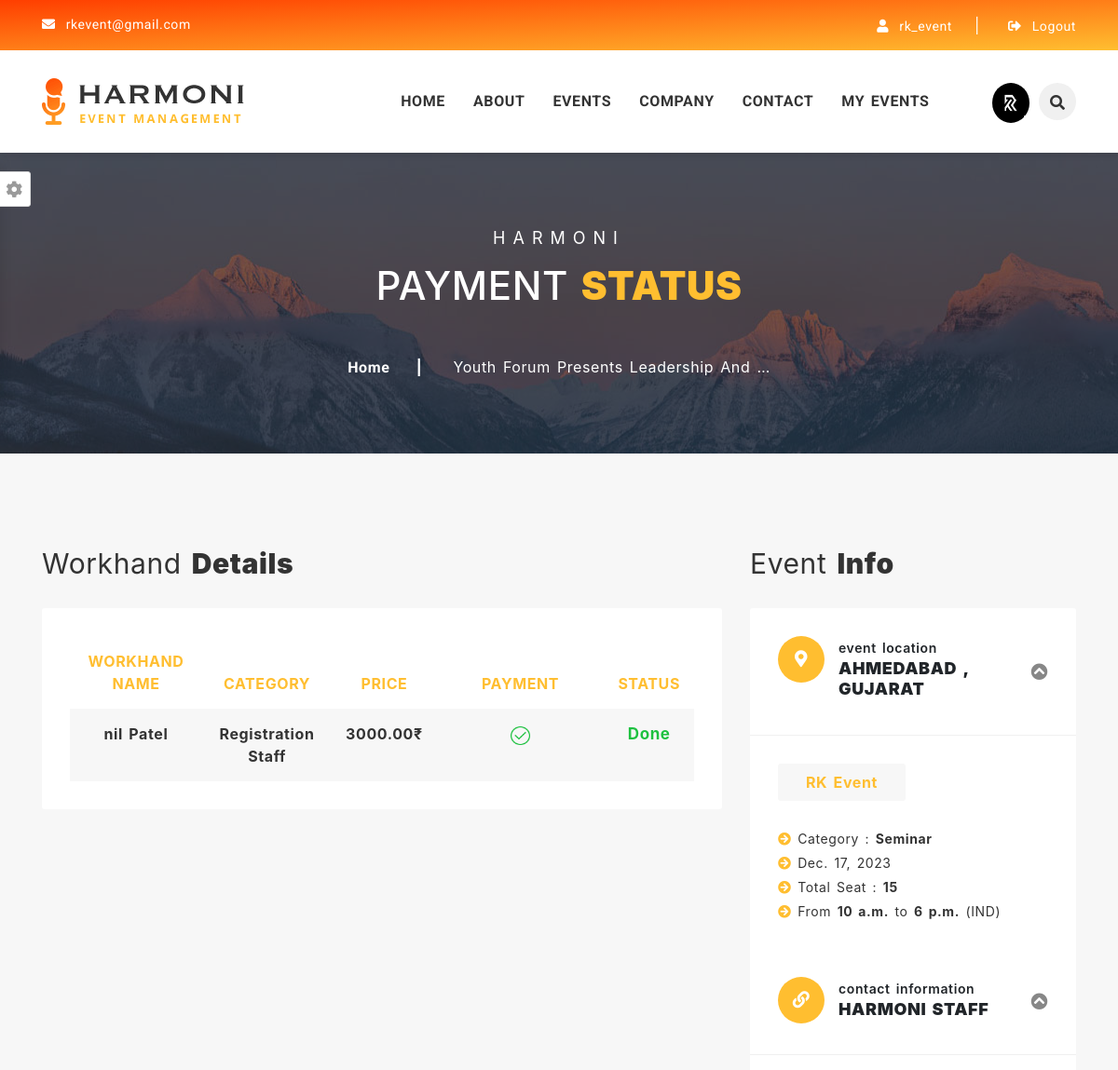
Before: /payment/youth-forum-presents-leadership-and-team-building-seminar (signed in, upper part) with the older database file.
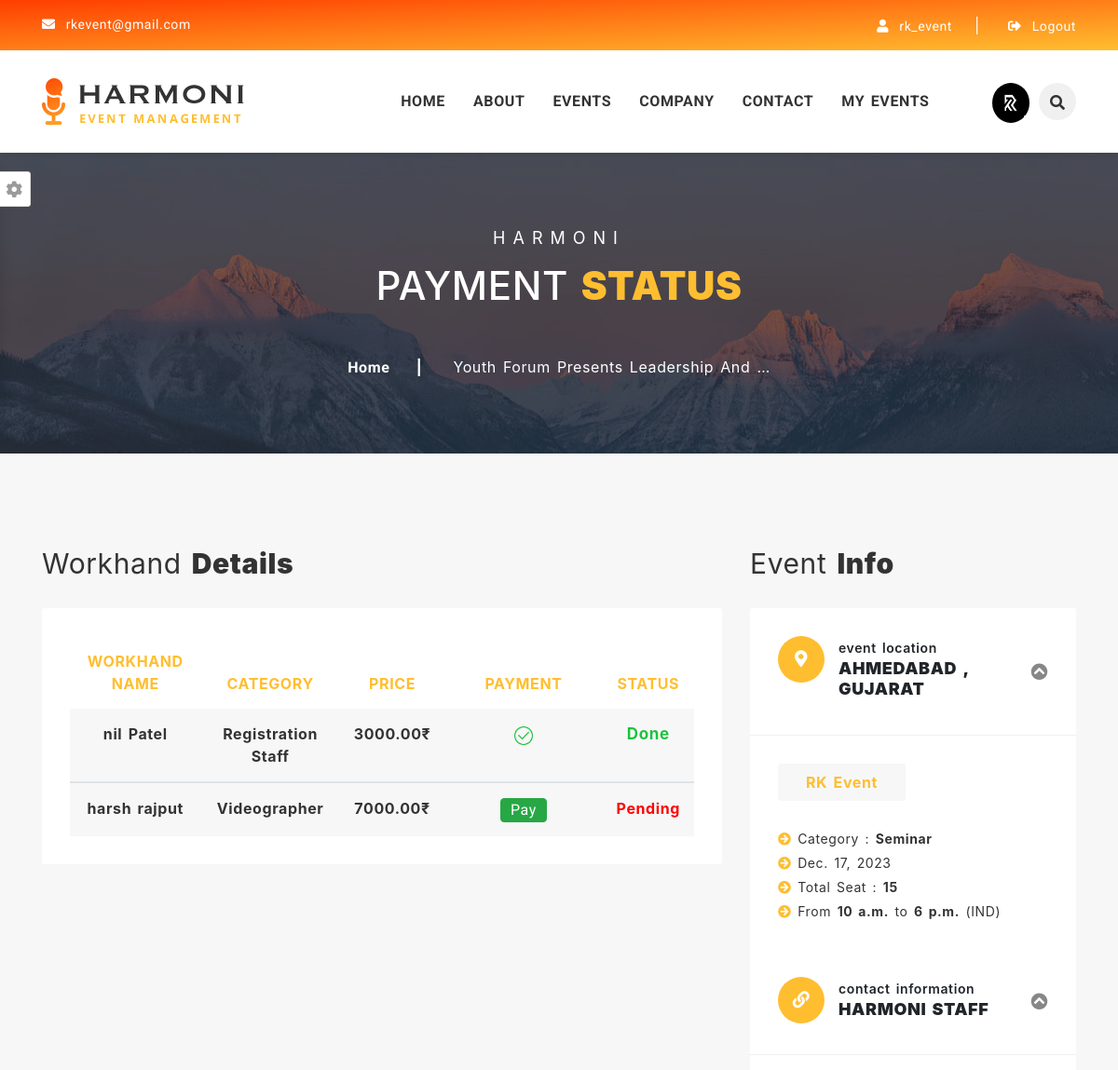
After: the same page with the newer database file.
### event_data/models.py (models this page shows, shortened)
class Event_Registrations(models.Model):
    registration_date = models.DateField(default=datetime.now)
    event_workhand_id = models.ForeignKey('Event_workhand' , on_delete=models.CASCADE , default=None)
    workhand_id = models.ForeignKey('Workhand',on_delete=models.CASCADE)
    registration_status = models.BooleanField(default=False)
    event_id = models.ForeignKey('Event' , on_delete=models.CASCADE)
    company_id = models.ForeignKey('Company' , on_delete=models.CASCADE)
    payment_status = models.BooleanField(default=False)
    payment_date = models.DateField(default=datetime.now)

class Workhand(models.Model):
    first_name = models.CharField(max_length=255)
    last_name = models.CharField(max_length=255)
    email = models.EmailField()
    contact_number = models.CharField(max_length=12)
    street_address = models.CharField(max_length=200)
    city_id = models.ForeignKey('City', on_delete=models.CASCADE)
    state_id = models.ForeignKey('State' , on_delete=models.CASCADE)
    profilePic_path = models.ImageField(default = 'default.jpg' , upload_to = 'workhand_img/')
    Workhand_category_id = models.ForeignKey('Workhand_category' , on_delete=models.CASCADE)
    User_id = models.ForeignKey('auth.User',  on_delete=models.CASCADE)
    def __str__(self):
        return f"{self.first_name} {self.last_name}"

class Event_workhand(models.Model):
    Workhand_category_id = models.ForeignKey('Workhand_category' , on_delete=models.CASCADE)
    number_of_workhand = models.IntegerField(default=11)
    price = models.DecimalField(max_digits=10, decimal_places=2 , default = None)
    event_id = models.ForeignKey('Event' , on_delete=models.CASCADE)
    def __str__(self):
        return self.Workhand_category_id.workhand_category_name

class Workhand_category(models.Model):
    workhand_category_name = models.CharField(max_length=50)

### company/views.py (the view)
# urls.py: path("payment/<slug>",views.payment , name="payment"),
@login_required(login_url="/accounts/login/")
@user_passes_test(lambda u: u.is_staff, login_url='/404-error/')
def payment(request,slug):
    event = Event.objects.get(slug=slug)
    Registered_workhand = Event_Registrations.objects.filter(event_id=event , registration_status=True)
    total_price = 0
    for i in Registered_workhand:
        total_price += i.event_workhand_id.price
    context = {
        'event' : event,
        'workhands' : Registered_workhand,
        'total_price' : total_price,
    }
    return render(request,'vendor/payment.html',context)

### event_data/models.py (called while the page is built)
    def __str__(self):
        return self.name

    def __str__(self):
        return self.city_name

    def __str__(self):
        return self.state_name

    def __str__(self):
        return self.Event_subcategory_name

### templates/vendor/payment.html (shortened to what the changed rows need)
{% extends 'user/base.html' %}
{% load static %}
{% block content %}
		<section id="breadcrumb-section" class="breadcrumb-section clearfix">
			<div class="jarallax" style="background-image: url({% static 'assets/images/breadcrumb/0.breadcrumb-bg.jpg' %});">
				<div class="overlay-black">
					<div class="container">
						<div class="row justify-content-center">
							<div class="col-lg-6 col-md-12 col-sm-12">
								<div class="breadcrumb-title text-center mb-50">
									<h2 class="big-title">Payment <strong>Status</strong></h2>
								</div>
							</div>
						</div>
					</div>
				</div>
			</div>
		</section>
		<section id="booking-section" class="booking-section bg-gray-light sec-ptb-100 clearfix">
			<div class="container">
				<div class="row">
					<div class="col-lg-8 col-md-12 col-sm-12">
						<div class="booking-content-wrapper">
							<div class="order-summary mb-50">
								<div class="section-title mb-30">
									<h2 class="big-title">Workhand <strong>Details</strong></h2>
								</div>
								<div class="order-summary-table table-responsive">
									{% if event.company_id.User_id == request.user %}
									<table class="table text-center">
										<thead>
											<tr>
												<th scope="col">Workhand Name</th>
												<th scope="col">Category</th>
												<th scope="col">Price</th>
												<th scope="col">Payment</th>
												<th scope="col">Status</th>
											</tr>
										</thead>
										<form id="razorpay-form" action="{% url 'payment' slug=event.slug %}" method="POST">
											{% for i in workhands %}
												<tbody>
														<tr class="bg-gray-light">
														<th scope="row">{{i.workhand_id}}</th>
														<td>{{i.event_workhand_id}}</td>
														<td>{{i.event_workhand_id.price}}₹</td>
														{% if  i.payment_status %}
														<td><img src="{% static 'assets/images/success/payment_success.png' %}" alt="" style="max-width:14%;"></td>
														{% else %}
														<td><a id="rzp-button{{i.id}}" class="btn btn-success p-0" style="width:50px; height=40px; color:white;">Pay</a></td>
														{% endif %}
														{% if  i.payment_status %}
														<td style="color:#1EC140; font-size:17px;">Done</td>
														{% else %}
														<td style="color:Red">Pending</td>
														{% endif %}
														</tr>
													{% endfor %}
													</form>
										{% endif %}
									</table>
								</div>
							</div>
						</div>
					</div>
					<div class="col-lg-4 col-md-12 col-sm-12">
						<div class="sidebar-section">
							<div class="section-title mb-30">
								<h2 class="big-title">event <strong>info</strong></h2>
							</div>
						</div>
					</div>
				</div>
			</div>
		</section>
{% endblock content%}

Changed rows visible on the page:
added Event_Registrations: workhand_id "harsh rajput", event_workhand_id "Videographer", event_workhand_id.price "7000.00", payment_status "Pending"
